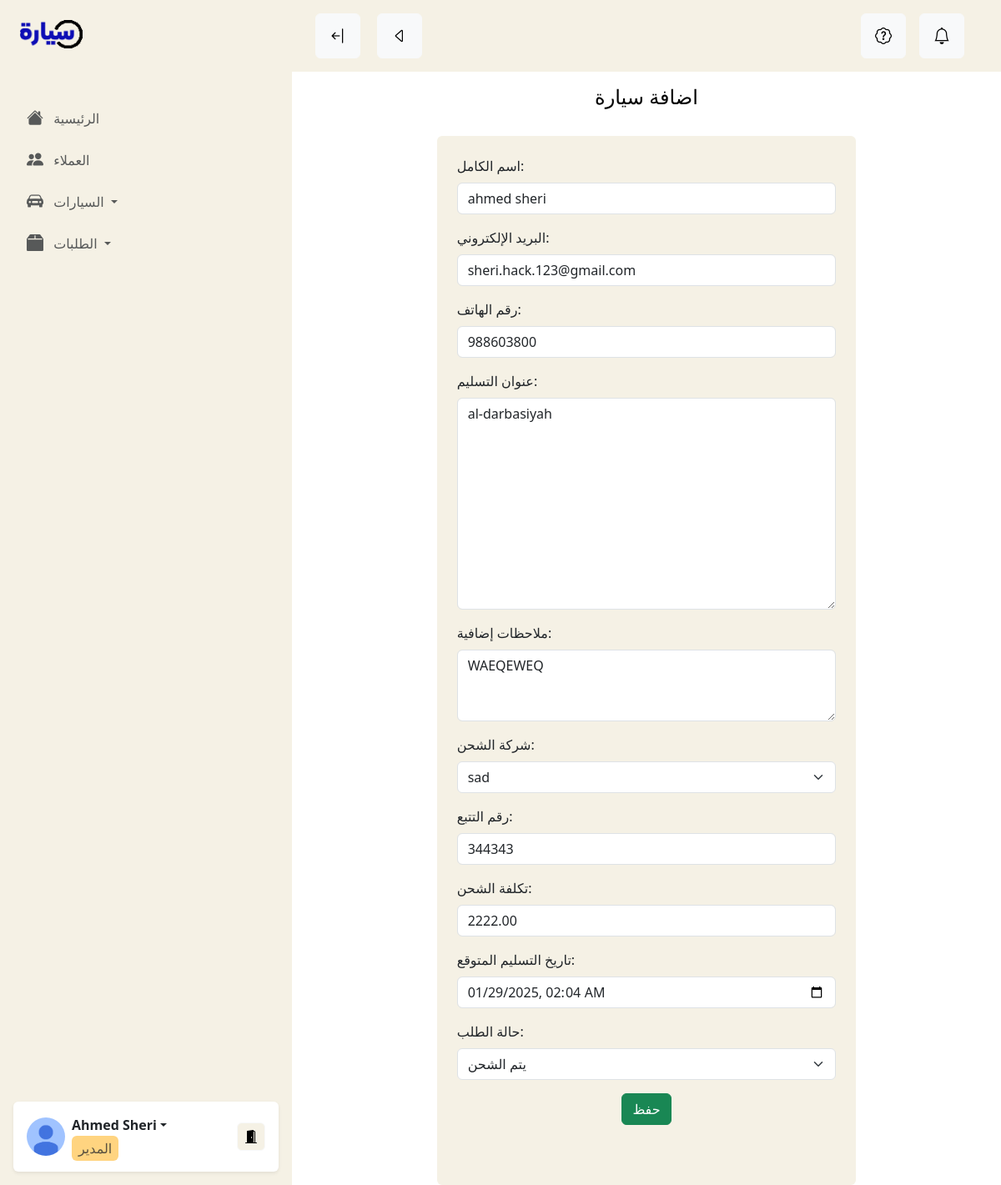
Page /en-us/dashboard/view_buy_car_order/12 on the committed database.
### customer/models.py (models this page shows, shortened)
class BuyCarOrderModel(models.Model):
    name = models.CharField(max_length=100, verbose_name="اسم الكامل")
    email = models.EmailField(verbose_name="البريد الإلكتروني")
    phone = models.CharField(max_length=15, verbose_name="رقم الهاتف")
    car = models.ForeignKey(CarModel, on_delete=models.CASCADE, related_name="car_model", verbose_name="السيارة", blank=True, null=True)
    car_import = models.ForeignKey(CarImportModel, on_delete=models.CASCADE, related_name="car_import_model", verbose_name="السيارة", blank=True, null=True)
    order_date = models.DateTimeField(auto_now_add=True, verbose_name="تاريخ الطلب")
    delivery_date = models.DateTimeField(null=True, blank=True, verbose_name="تاريخ التسليم المتوقع")
    address = models.TextField(verbose_name="عنوان التسليم")
    notes = models.TextField(null=True, blank=True, verbose_name="ملاحظات إضافية")
    PENDING = 'pending'
    IN_PROGRESS = 'in_progress'
    SHIPPED = 'shipped'
    DELIVERED = 'delivered'
    CANCELED = 'canceled'
    ORDER_STATUS = [
        (PENDING, 'قيد الانتظار'),
        (IN_PROGRESS, 'قيد التنفيذ'),
        (SHIPPED, 'يتم الشحن'),
        (DELIVERED, 'تم التسليم'),
        (CANCELED, 'ملغى'),
    ]
    status = models.CharField(
        max_length=20,
        choices=ORDER_STATUS,
        default=PENDING,
        verbose_name="حالة الطلب"
    )
    shipping_company = models.ForeignKey(ShippingCompanyModel, null=True, blank=True, verbose_name="شركة الشحن", on_delete=models.CASCADE)
    tracking_number = models.CharField(max_length=100, null=True, blank=True, verbose_name="رقم التتبع")
    shipping_cost = models.DecimalField(max_digits=10, decimal_places=2, null=True, blank=True, verbose_name="تكلفة الشحن")
    created_at = models.DateTimeField(auto_now_add=True, verbose_name="تاريخ الإنشاء")
    updated_at = models.DateTimeField(auto_now=True, verbose_name="تاريخ التعديل")
    class Meta:
        verbose_name = "طلب سيارة"
        verbose_name_plural = "طلبات السيارات"
        ordering = ['-order_date']

### dashboard/views.py (the view)
# urls.py: path("view_buy_car_order/<int:id>", views.view_buy_car_order, name="dashboard_view_buy_car_order"),
def view_buy_car_order(request, id):
    user = request.user
    order = OrderModel.objects.get(id=id)
    buy_car_form = BuyCarOrderForm(instance=order.buy_car_order)
    if request.method == 'POST':
        buy_car_form = BuyCarOrderForm(request.POST, instance=order.buy_car_order)
        if buy_car_form.is_valid():
            buy_car_form.save()
            return redirect('dashboard_view_buy_car_order', id)
    return render(request, 'dashboard/orders/view_buy_car_order.html', {'buy_car_form':buy_car_form})

### dashboard/forms.py
class BuyCarOrderForm(forms.ModelForm):
    class Meta:
        model = BuyCarOrderModel
        fields = [
            'name',
            'email',
            'phone',
            'address',
            'notes',
            'shipping_company',
            'tracking_number',
            'shipping_cost',
            'delivery_date',
            'status',
        ]
        widgets = {
            'name': forms.TextInput(attrs={'class': 'form-control', 'placeholder': 'اسم الكامل للمشتري'}),
            'email': forms.EmailInput(attrs={'class': 'form-control', 'placeholder': 'البريد الإلكتروني'}),
            'phone': forms.TextInput(attrs={'class': 'form-control', 'placeholder': 'رقم الهاتف'}),
            'address': forms.Textarea(attrs={'class': 'form-control', 'placeholder': 'عنوان التسليم'}),
            'notes': forms.Textarea(attrs={'class': 'form-control', 'placeholder': 'ملاحظات إضافية', 'rows': 3}),
            'delivery_date': forms.DateTimeInput(attrs={'class': 'form-control', 'type':'datetime-local', 'placeholder': 'ملاحظات إضافية', 'rows': 3}),
        }

### customer/models.py (called while the page is built)
    def __str__(self):
        return self.name

### templates/dashboard/orders/view_buy_car_order.html (shortened to what this page needs)
{% extends "dashboard_base.html" %}
{% load panel_tags %}
{% load i18n %}
{% block content %}
<div class="container px-4 px-md-5">
  <div class="pricing-header p-3 pb-md-4 mx-auto text-center">
      <h1 class="display-4 fw-normal text-body-emphasis fs-4">اضافة سيارة</h1>
  </div>
  <form class="col-lg-8 mx-auto bg-body-tertiary p-4 rounded needs-validation FormAuto" novalidate id="project_form" method="post" enctype="multipart/form-data">
      {% for field in buy_car_form %}
      {% if field.field.widget.input_type != 'hidden' %}
          {{ field.label_tag }} {{ field }}
      {% else %}
      {{ field }}
      {% endif %}
      {% endfor %}
      <button type="submit" class="mb-5 btn btn-success d-block mx-auto">حفظ</button>
  </form>
</div>
{% endblock content %}

### sayyar/static/css/dashboard/base.css (style rules this page uses)
:root { --light-orange: 255, 212, 128; --light-orange-hover: 200, 212, 128; --bs-tertiary-bg-rgb: 245, 241, 229; }

### rows in the picture
BuyCarOrderModel: buy_car_form "ahmed sheri" "sheri.hack.123@gmail.com" "988603800" "al-darbasiyah" "WAEQEWEQ" "sad" "344343" "2222.00" "01/29/2025 02:04" "يتم الشحن"

### other values in the picture
{{ field.label_tag }} "اسم الكامل:" "البريد الإلكتروني:" "رقم الهاتف:" "عنوان التسليم:" "ملاحظات إضافية:" "شركة الشحن:" "رقم التتبع:" "تكلفة الشحن:" "تاريخ التسليم المتوقع:" "حالة الطلب:"
